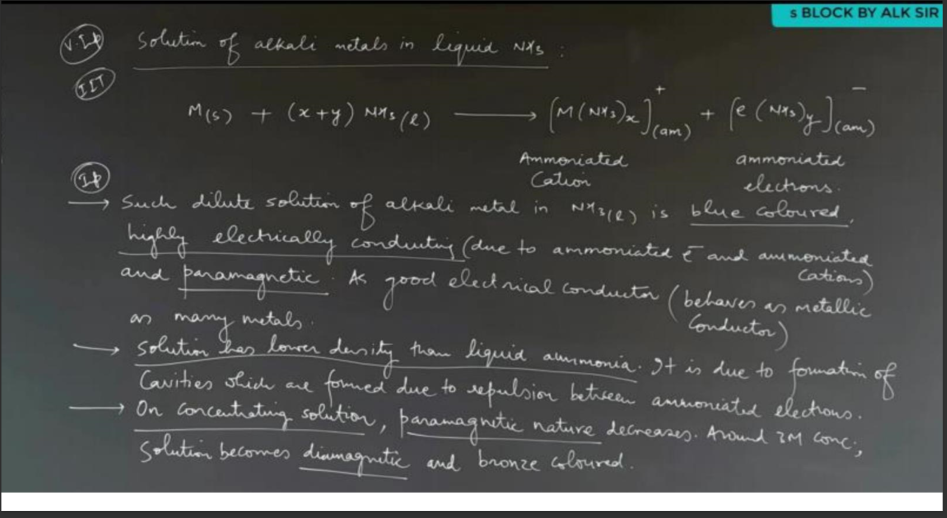
#> input picture a12a.jpg, 2840 x 1553 px (shown at 1/3 size)
$ python removeBg.py
#> lines starting #> are read from the running program, lines starting #| are printed output that depends on the picture
# /Users/a23135334/Downloads/abcx.jpg

import cv2
import numpy as np

# Load the image
img = cv2.imread('a12a.jpg')
#> img is the input picture: shape (1553, 2840, 3); mean B, G, R 71.9, 73.9, 72.5

img = img + np.array([255, 255, 255])

for i in reversed(range(255, 510)):
    img[img>i] = 510-i
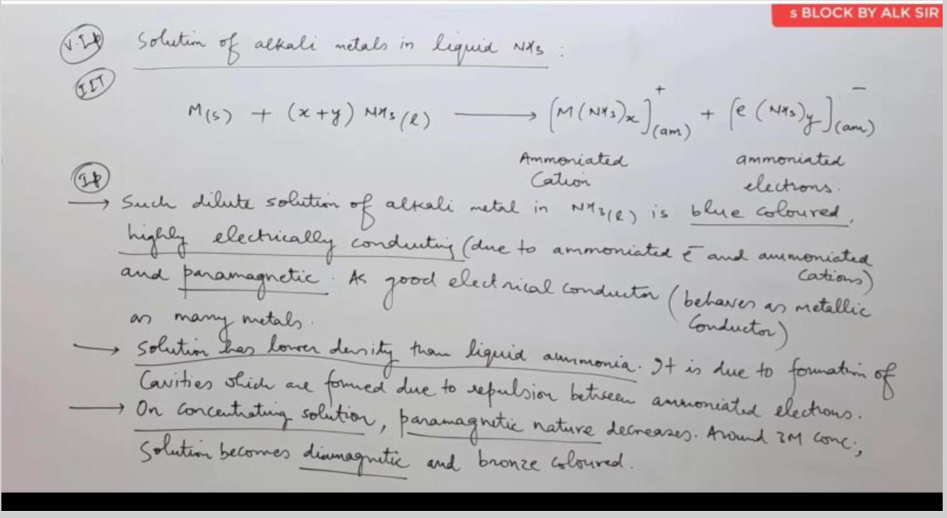
#> img: shape (1553, 2840, 3) int64 (shown at 1/3 size); mean B, G, R 184.1, 182.1, 183.5


# img[img > 480] = 0
# img[img > 450] = 60
# img[img > 420] = 90d
# img[img > 390] = 120
# img[img > 360] = 150
# img[img > 300] = 210
# img[img > 280] = 230
# img[img > 255] = 255


# Clip the pixel values to [0, 255] to avoid overflow
img = np.clip(img, 0, 255).astype('uint8')
cv2.imwrite('a12a-modified_image.jpg', img)
# Display the image
# cv2.imshow('Modified Image', img)
# cv2.waitKey(0)
# cv2.destroyAllWindows()
